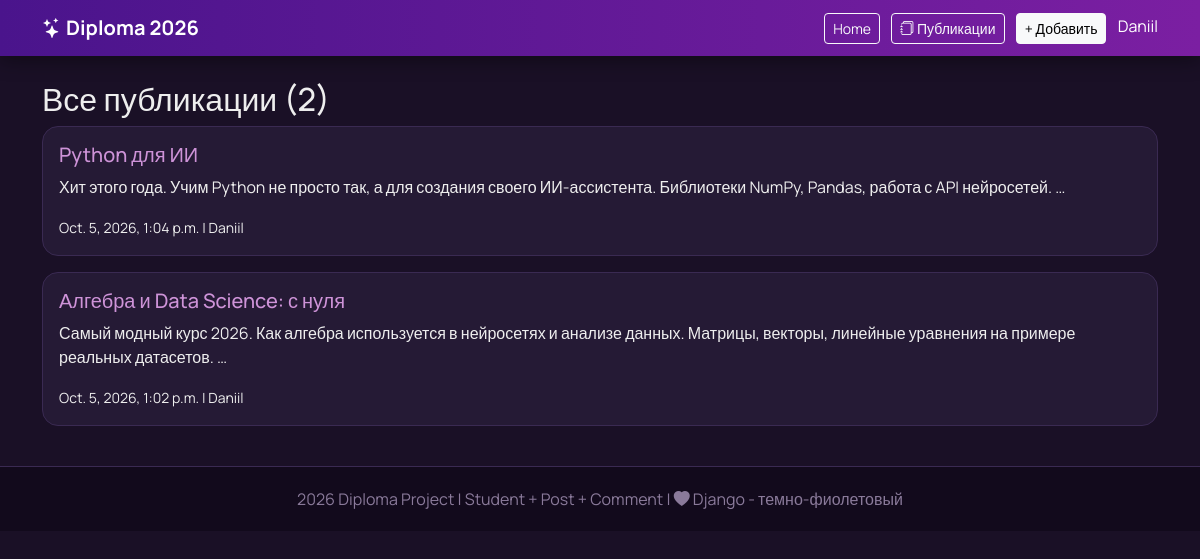
The page /publications/ (signed in) on the database its author committed.
### myapp/models.py (models this page shows, shortened)
class Post(models.Model):
    title = models.CharField(max_length=200, verbose_name='Заголовок')
    content = models.TextField(verbose_name='Текст публикации')
    author = models.ForeignKey(User, on_delete=models.CASCADE, verbose_name='Автор')
    created_at = models.DateTimeField(auto_now_add=True, verbose_name='Опубликовано')
    class Meta:
        ordering = ['-created_at']
        verbose_name = 'публикация'
        verbose_name_plural = 'публикации'

### myapp/views.py (the view)
# urls.py: path('', views.post_list, name='list'),
def post_list(request):
    posts = Post.objects.all().order_by('-created_at')
    paginator = Paginator(posts, 5)
    page_number = request.GET.get('page')
    page_obj = paginator.get_page(page_number)
    return render(request, 'myapp/publications.html', {'page_obj': page_obj})

### myapp/templates/myapp/publications.html (shortened to what this page needs)
{% extends 'myapp/base.html' %}
{% block content %}
<h2>Все публикации ({{ page_obj.paginator.count }})</h2>
{% for post in page_obj %}
<div class="card mb-3">
  <div class="card-body">
    <h5><a href="{% url 'myapp:post_detail' post.pk %}">{{ post.title }}</a></h5>
    <p>{{ post.content|truncatewords:20 }}</p>
    <small>{{ post.created_at }} | {{ post.author }}</small>
  </div>
</div>
{% empty %}<p>Нет публикаций</p>{% endfor %}
{% endblock %}

### myapp/templates/myapp/base.html (shortened to what this page needs)
{% load static %}
<!doctype html>
<html>
<head>
  <link href="https://cdn.jsdelivr.net/npm/bootstrap@5.3.0/dist/css/bootstrap.min.css" rel="stylesheet">
  <link href="https://cdn.jsdelivr.net/npm/bootstrap-icons@1.11.0/font/bootstrap-icons.css" rel="stylesheet">
  <link rel="stylesheet" href="{% static 'myapp/css/style.css' %}">
</head>
<body>
  <nav class="navbar navbar-expand-lg navbar-dark">
    <div class="container">
      <a class="navbar-brand fw-bold" href="/"><i class="bi bi-stars"></i> Diploma 2026</a>
      <div>
        <a href="/" class="btn btn-sm btn-outline-light me-2">Home</a>
        <a href="/publications/" class="btn btn-sm btn-outline-light me-2"><i class="bi bi-journals"></i> Публикации</a>
        {% if user.is_authenticated %}
        <a href="/publications/add/" class="btn btn-sm btn-light">+ Добавить</a>
        <span class="text-white ms-2">{{ user.username }}</span>
        {% else %}
        <a href="/login/" class="btn btn-sm btn-light me-2">Вход</a>
        <a href="/register/" class="btn btn-sm btn-outline-light">Регистрация</a>
        {% endif %}
      </div>
    </div>
  </nav>
  <div class="container mt-4">
    {% block content %}{% endblock %}
  </div>
  <footer>
    <div class="container">
      2026 Diploma Project | Student + Post + Comment | <i class="bi bi-heart-fill"></i> Django - темно-фиолетовый
    </div>
  </footer>
</body>
</html>

### myapp/static/myapp/css/style.css (style rules this page uses)
:root { --purple: #4a148c; --purple2: #7b1fa2; --light: #f3e5f5; }
body { background: #1a1026; color: #eee; font-family: 'Manrope', sans-serif; }
.navbar { background: linear-gradient(90deg, var(--purple), var(--purple2)) !important; box-shadow: 0 4px 20px rgba(0, 0, 0, .4); }
.card { background: #251a35; border: 1px solid #3a2a52; color: #eee; border-radius: 16px; }
.card a { color: #ce93d8; text-decoration: none; }
footer { background: #120a1c; color: #8a7a9a; padding: 20px; text-align: center; margin-top: 40px; border-top: 1px solid #3a2a52; }

### rows shown on the page
Post: title "Python для ИИ", content "Хит этого года. Учим Python не просто так, а для создания своего ИИ-ассистента. Библиотеки NumPy, Pandas, работа с API нейросетей. …", created_at "Oct. 5, 2026, 1:04 p.m.", author "Daniil"
Post: title "Алгебра и Data Science: с нуля", content "Самый модный курс 2026. Как алгебра используется в нейросетях и анализе данных. Матрицы, векторы, линейные уравнения на примере реальных датасетов. …", created_at "Oct. 5, 2026, 1:02 p.m.", author "Daniil"

### other values the page prints
{{ user.username }} "Daniil"
{{ page_obj.paginator.count }} "2"
